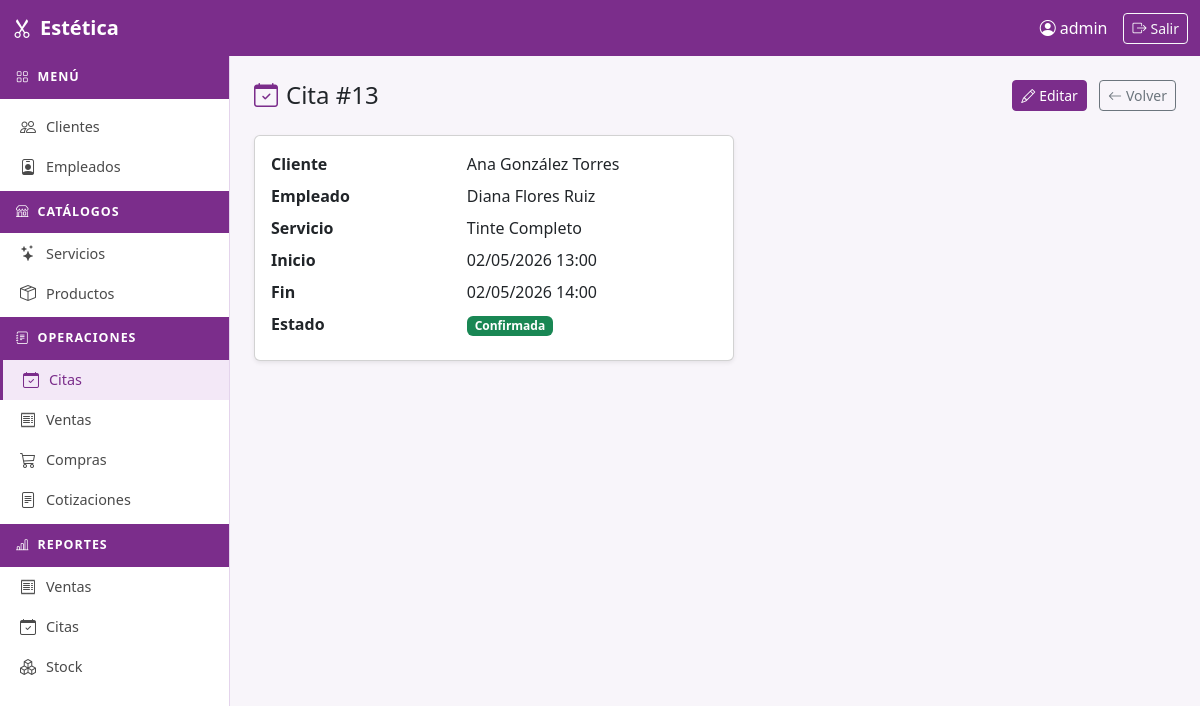
Page /operaciones/citas/13/ (signed in) on the committed database.
### apps/operaciones/models.py (models this page shows, shortened)
class Cita(models.Model):
    ESTADO_CHOICES = [
        ('pendiente', 'Pendiente'),
        ('confirmada', 'Confirmada'),
        ('completada', 'Completada'),
        ('cancelada', 'Cancelada'),
    ]
    cliente = models.ForeignKey(Cliente, on_delete=models.CASCADE, related_name='citas')
    empleado = models.ForeignKey(Empleado, on_delete=models.CASCADE, related_name='citas')
    servicio = models.ForeignKey(Servicio, on_delete=models.CASCADE, related_name='citas')
    fecha_inicio = models.DateTimeField()
    fecha_fin = models.DateTimeField()
    estado = models.CharField(max_length=20, choices=ESTADO_CHOICES, default='pendiente')
    activo = models.BooleanField(default=True)
    class Meta:
        verbose_name = 'Cita'
        verbose_name_plural = 'Citas'
        ordering = ['-fecha_inicio']

### apps/clientes/models.py (models this page shows)
class Cliente(models.Model):
    nombre = models.CharField(max_length=50)
    telefono = models.CharField(max_length=50)
    email = models.CharField(max_length=100, blank=True)
    fecha_registro = models.DateTimeField(auto_now_add=True)
    activo = models.BooleanField(default=True)
    class Meta:
        verbose_name = 'Cliente'
        verbose_name_plural = 'Clientes'
        ordering = ['nombre']
    def __str__(self):
        return self.nombre

### apps/empleados/models.py (models this page shows, shortened)
class Empleado(models.Model):
    ROL_CHOICES = [
        ('estilista', 'Estilista'),
        ('colorista', 'Colorista'),
        ('manicurista', 'Manicurista'),
        ('recepcionista', 'Recepcionista'),
        ('gerente', 'Gerente'),
    ]
    nombre = models.CharField(max_length=50)
    telefono = models.CharField(max_length=50)
    rol = models.CharField(max_length=50, choices=ROL_CHOICES)
    fecha_ingreso = models.DateField()
    activo = models.BooleanField(default=True)
    class Meta:
        verbose_name = 'Empleado'
        verbose_name_plural = 'Empleados'
        ordering = ['nombre']

### apps/servicios/models.py (models this page shows, shortened)
class Servicio(models.Model):
    CATEGORIA_CHOICES = [
        ('corte', 'Corte'),
        ('color', 'Color'),
        ('tratamiento', 'Tratamiento'),
        ('unas', 'Uñas'),
        ('maquillaje', 'Maquillaje'),
        ('otro', 'Otro'),
    ]
    nombre = models.CharField(max_length=50)
    categoria = models.CharField(max_length=50, choices=CATEGORIA_CHOICES)
    precio_base = models.DecimalField(max_digits=10, decimal_places=2)
    activo = models.BooleanField(default=True)
    class Meta:
        verbose_name = 'Servicio'
        verbose_name_plural = 'Servicios'
        ordering = ['categoria', 'nombre']

### apps/operaciones/views.py (the view)
# urls.py: path('citas/<int:pk>/', views.cita_detail, name='cita_detail'),
@login_required
def cita_detail(request, pk):
    cita = get_object_or_404(Cita.objects.select_related('cliente', 'empleado', 'servicio'), pk=pk)
    return render(request, 'operaciones/cita_detail.html', {'cita': cita})

### templates/operaciones/cita_detail.html (shortened to what this page needs)
{% extends "base.html" %}
{% block content %}
<div class="d-flex justify-content-between align-items-center mb-4">
  <h4 class="mb-0"><i class="bi bi-calendar-check me-2" style="color:#7b2d8b"></i>Cita #{{ cita.pk }}</h4>
  <div>
    <a href="{% url 'operaciones:cita_update' cita.pk %}" class="btn btn-primary btn-sm me-2"><i class="bi bi-pencil me-1"></i>Editar</a>
    <a href="{% url 'operaciones:cita_list' %}" class="btn btn-outline-secondary btn-sm"><i class="bi bi-arrow-left me-1"></i>Volver</a>
  </div>
</div>
<div class="card shadow-sm" style="max-width:480px">
  <div class="card-body">
    <dl class="row mb-0">
      <dt class="col-sm-5">Cliente</dt><dd class="col-sm-7">{{ cita.cliente }}</dd>
      <dt class="col-sm-5">Empleado</dt><dd class="col-sm-7">{{ cita.empleado.nombre }}</dd>
      <dt class="col-sm-5">Servicio</dt><dd class="col-sm-7">{{ cita.servicio.nombre }}</dd>
      <dt class="col-sm-5">Inicio</dt><dd class="col-sm-7">{{ cita.fecha_inicio|date:"d/m/Y H:i" }}</dd>
      <dt class="col-sm-5">Fin</dt><dd class="col-sm-7">{{ cita.fecha_fin|date:"d/m/Y H:i" }}</dd>
      <dt class="col-sm-5">Estado</dt><dd class="col-sm-7"><span class="badge badge-{{ cita.estado }}">{{ cita.get_estado_display }}</span></dd>
    </dl>
  </div>
</div>
{% endblock %}

### templates/base.html (shortened to what this page needs)
<!DOCTYPE html>
<html lang="es">
<head>
  <link rel="stylesheet" href="https://cdn.jsdelivr.net/npm/bootstrap@5.3.3/dist/css/bootstrap.min.css">
  <link rel="stylesheet" href="https://cdn.jsdelivr.net/npm/bootstrap-icons@1.11.3/font/bootstrap-icons.min.css">
</head>
<body>
<nav class="navbar navbar-estetica fixed-top">
  <div class="container-fluid">
    <a class="navbar-brand fw-bold fs-5" href="/">
      <i class="bi bi-scissors me-2"></i>Estética
    </a>
    {% if user.is_authenticated %}
    <div class="d-flex align-items-center gap-3">
      <span class="navbar-text">
        <i class="bi bi-person-circle me-1"></i>{{ user.get_full_name|default:user.username }}
      </span>
      <form method="post" action="/auth/logout/" class="m-0">
        <button type="submit" class="btn btn-sm btn-outline-light">
          <i class="bi bi-box-arrow-right me-1"></i>Salir
        </button>
      </form>
    </div>
    {% endif %}
  </div>
</nav>
{% if user.is_authenticated %}
<nav id="sidebar">
  <div class="sidebar-header"><i class="bi bi-grid me-2"></i>Menú</div>
  <ul class="nav flex-column py-2">
    <li class="nav-item">
      <a class="nav-link {% if request.resolver_match.app_name == 'clientes' %}active{% endif %}"
         href="{% url 'clientes:list' %}">
        <i class="bi bi-people"></i> Clientes
      </a>
    </li>
    <li class="nav-item">
      <a class="nav-link {% if request.resolver_match.app_name == 'empleados' %}active{% endif %}"
         href="{% url 'empleados:list' %}">
        <i class="bi bi-person-badge"></i> Empleados
      </a>
    </li>
    <div class="sidebar-header mt-1"><i class="bi bi-shop me-2"></i>Catálogos</div>
    <li class="nav-item">
      <a class="nav-link {% if 'servicio_list' in request.resolver_match.url_name %}active{% endif %}"
         href="{% url 'servicios:servicio_list' %}">
        <i class="bi bi-stars"></i> Servicios
      </a>
    </li>
    <li class="nav-item">
      <a class="nav-link {% if 'producto_list' in request.resolver_match.url_name %}active{% endif %}"
         href="{% url 'servicios:producto_list' %}">
        <i class="bi bi-box-seam"></i> Productos
      </a>
    </li>
    <div class="sidebar-header mt-1"><i class="bi bi-journal-text me-2"></i>Operaciones</div>
    <li class="nav-item">
      <a class="nav-link {% if 'cita' in request.resolver_match.url_name %}active{% endif %}"
         href="{% url 'operaciones:cita_list' %}">
        <i class="bi bi-calendar-check"></i> Citas
      </a>
    </li>
    <li class="nav-item">
      <a class="nav-link {% if 'venta' in request.resolver_match.url_name %}active{% endif %}"
         href="{% url 'operaciones:venta_list' %}">
        <i class="bi bi-receipt"></i> Ventas
      </a>
    </li>
    <li class="nav-item">
      <a class="nav-link {% if 'compra' in request.resolver_match.url_name %}active{% endif %}"
         href="{% url 'operaciones:compra_list' %}">
        <i class="bi bi-cart3"></i> Compras
      </a>
    </li>
    <li class="nav-item">
      <a class="nav-link {% if 'cotizacion' in request.resolver_match.url_name %}active{% endif %}"
         href="{% url 'operaciones:cotizacion_list' %}">
        <i class="bi bi-file-text"></i> Cotizaciones
      </a>
    </li>
    <div class="sidebar-header mt-1"><i class="bi bi-bar-chart-line me-2"></i>Reportes</div>
    <li class="nav-item">
      <a class="nav-link {% if request.resolver_match.url_name == 'reporte_ventas' %}active{% endif %}"
         href="{% url 'reporte_ventas' %}">
        <i class="bi bi-receipt"></i> Ventas
      </a>
    </li>
    <li class="nav-item">
      <a class="nav-link {% if request.resolver_match.url_name == 'reporte_citas' %}active{% endif %}"
         href="{% url 'reporte_citas' %}">
        <i class="bi bi-calendar-check"></i> Citas
      </a>
    </li>
    <li class="nav-item">
      <a class="nav-link {% if request.resolver_match.url_name == 'reporte_stock' %}active{% endif %}"
         href="{% url 'reporte_stock' %}">
        <i class="bi bi-boxes"></i> Stock
      </a>
    </li>
  </ul>
</nav>
{% endif %}
<main id="main-content">
  {% block content %}{% endblock %}
</main>
</body>
</html>

### templates/base.html (style rules this page uses)
:root { --color-primary: #7b2d8b; --color-primary-dark: #5e2069; --color-primary-light: #a94bb8; }
body { background-color: #f8f5fa; }
.navbar-estetica { background-color: var(--color-primary); }
.navbar-estetica .navbar-brand, .navbar-estetica .nav-link, .navbar-estetica .navbar-text { color: #fff !important; }
#sidebar { width: 230px; min-height: calc(100vh - 56px); background-color: #fff; border-right: 1px solid #e4d4ec; position: fixed; top: 56px; left: 0; overflow-y: auto; z-index: 100; }
#sidebar .sidebar-header { background-color: var(--color-primary); color: #fff; padding: 12px 16px; font-size: 0.78rem; text-transform: uppercase; letter-spacing: 0.08em; font-weight: 600; }
#sidebar .nav-link { color: #4a4a4a; padding: 8px 20px; font-size: 0.9rem; border-radius: 0; display: flex; align-items: center; gap: 10px; }
#sidebar .nav-link:hover, #sidebar .nav-link.active { background-color: #f3e8f7; color: var(--color-primary); border-left: 3px solid var(--color-primary); }
#sidebar .nav-link i { font-size: 1rem; }
#main-content { margin-left: 230px; margin-top: 56px; padding: 24px; min-height: calc(100vh - 56px); }
.btn-primary { background-color: var(--color-primary); border-color: var(--color-primary); }
.badge-confirmada { background-color: #198754; }

### rows in the picture
Cita: pk "13", cliente "Ana González Torres", empleado.nombre "Diana Flores Ruiz", servicio.nombre "Tinte Completo", fecha_inicio "02/05/2026 13:00", fecha_fin "02/05/2026 14:00", estado "Confirmada"

### other values in the picture
{{ user.get_full_name|default:user.username }} "admin"
